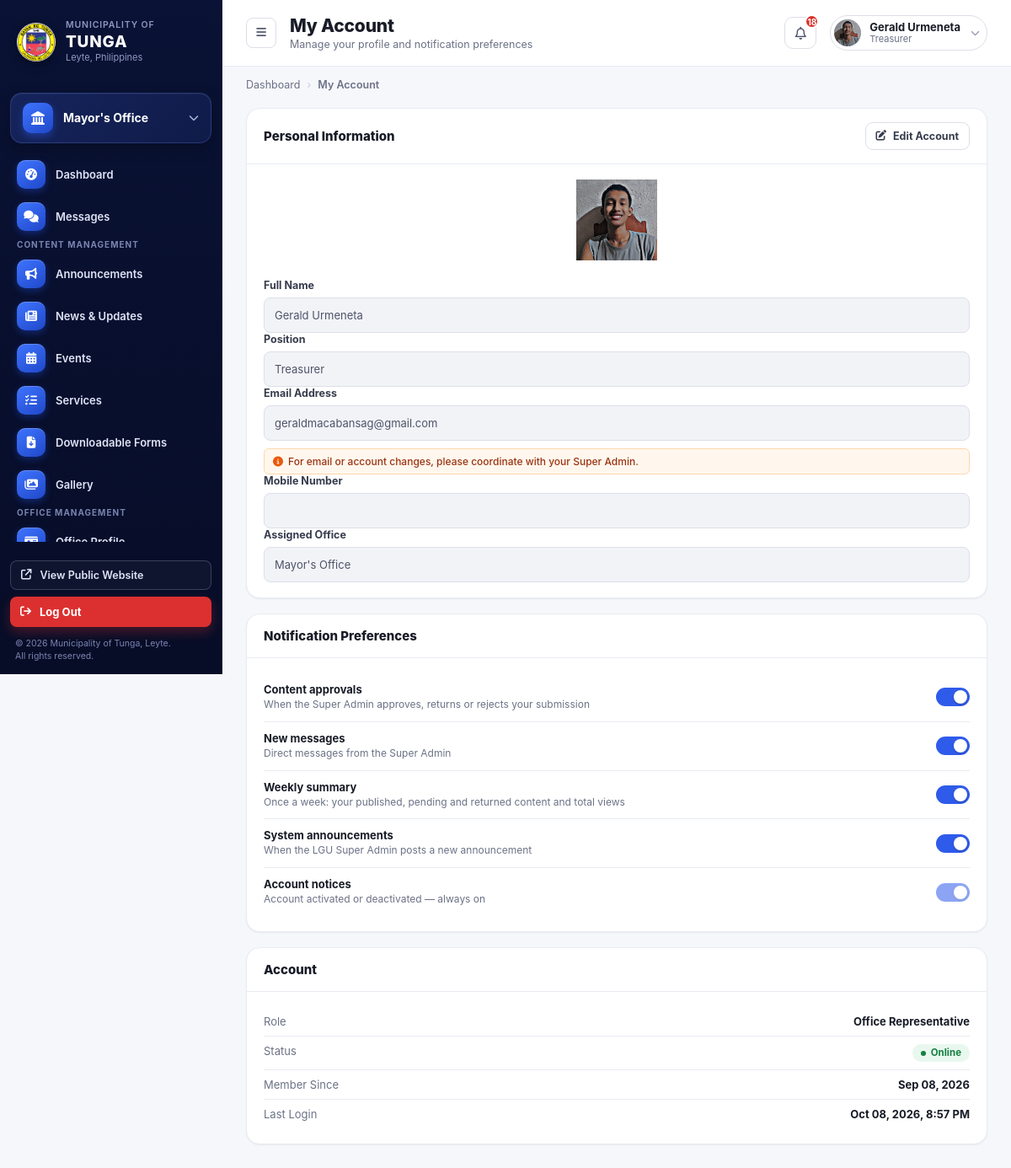
/office-dashboard/office-account (signed in), run on the app's committed database.
### admin_dashboard/models.py (models this page shows, shortened)
class SiteContactInfo(models.Model):
    DEFAULT_TAGLINE = "Abtik na serbisyo, masulong na bungto."
    phone = models.CharField(max_length=50, blank=True)
    phone_local = models.CharField(max_length=50, blank=True)
    email = models.EmailField(blank=True)
    email_secondary = models.EmailField(blank=True)
    address = models.CharField(max_length=255, blank=True)
    facebook_name = models.CharField(max_length=150, blank=True)
    facebook_url = models.URLField(blank=True)
    office_hours = models.CharField(max_length=150, blank=True)
    logo = models.ImageField(upload_to="site/", blank=True, null=True)
    hero_banner = models.ImageField(upload_to="site/", blank=True, null=True)
    site_tagline = models.CharField(max_length=120, default=DEFAULT_TAGLINE, blank=True)
    social_facebook = models.URLField(blank=True)
    social_twitter = models.URLField(blank=True)
    social_instagram = models.URLField(blank=True)
    social_youtube = models.URLField(blank=True)
    show_facebook_footer = models.BooleanField(default=True)
    show_twitter_footer = models.BooleanField(default=True)
    show_instagram_footer = models.BooleanField(default=True)
    show_youtube_footer = models.BooleanField(default=True)
    last_updated = models.DateTimeField(auto_now=True)
    class Meta:
        verbose_name = "Site Contact Information"
        verbose_name_plural = "Site Contact Information"
    @classmethod
    def get_solo(cls):
        obj, _ = cls.objects.get_or_create(pk=1, defaults={
            'phone': '(053) 456 789',
            'phone_local': 'Local 100',
            'email': 'tunga@gmail.com',
            'email_secondary': 'info@tunga.gov.ph',
            'address': '2nd Floor, Municipal Hall, Tunga, Leyte',
            'facebook_name': 'Municipality of Tunga - Official',
            'office_hours': 'Monday – Friday, 8:00 AM – 5:00 PM',
        })
        return obj

### office_dashboard/models.py (models this page shows, shortened)
class OfficeRepresentative(models.Model):
    user = models.OneToOneField(User, on_delete=models.CASCADE, related_name="office_rep")
    office = models.OneToOneField(Office, on_delete=models.CASCADE, related_name="representative")
    position = models.CharField(max_length=100, blank=True)
    mobile_number = models.CharField(max_length=20, blank=True)
    photo = models.ImageField(upload_to="rep_photos/", blank=True, null=True)   # ADD THIS LINE
    notify_approvals = models.BooleanField(default=True)        # submission approved / returned / rejected
    notify_messages = models.BooleanField(default=True)         # new message from the Super Admin
    notify_weekly_summary = models.BooleanField(default=False)  # weekly views & activity digest
    notify_announcements = models.BooleanField(default=True)    # announcements posted by the LGU Super Admin
    last_weekly_summary_at = models.DateTimeField(null=True, blank=True)
    @property
    def unread_notifications_count(self):
        return self.notifications.filter(is_read=False).count()
    @property
    def recent_notifications(self):
        return self.notifications.order_by('-created_at')[:5]

### offices/models.py (models this page shows, shortened)
class Office(models.Model):
    name = models.CharField(max_length=100)
    slug = models.SlugField(unique=True, max_length=150)
    logo = models.ImageField(upload_to="office_logos/", blank=True, null=True)
    about = models.TextField(blank=True)
    description = models.TextField(blank=True)
    head_name = models.CharField(max_length=255, blank=True)
    position_title = models.CharField(max_length=255, blank=True)
    office_hours = models.CharField(max_length=255, blank=True)
    location = models.CharField(max_length=255, blank=True)
    email = models.EmailField(blank=True)
    telephone = models.CharField(max_length=100, blank=True)
    service_pledge = models.TextField(blank=True)
    mandate = models.TextField(blank=True)
    vision = models.TextField(blank=True)
    mission = models.TextField(blank=True)
    goal = models.TextField(blank=True)
    objective = models.TextField(blank=True)
    facebook_url = models.URLField(
        blank=True,
        help_text="Link to this office's official Facebook page, shown as an icon on its public page.",
    )
    twitter_url = models.URLField(
        blank=True,
        help_text="Link to this office's official X (Twitter) page, shown as an icon on its public page.",
    )
    instagram_url = models.URLField(
        blank=True,
        help_text="Link to this office's official Instagram page, shown as an icon on its public page.",
    )
    youtube_url = models.URLField(
        blank=True,
        help_text="Link to this office's official YouTube channel, shown as an icon on its public page.",
    )
    hero_image = models.ImageField(
        upload_to="office_hero/",
        blank=True,
        null=True,
        help_text="Banner image shown at the top of this office's public page. Defaults to the standard municipal hall photo when empty.",
    )
    display_order = models.PositiveIntegerField(default=9999)
    is_visible = models.BooleanField(
        default=True,
        help_text="Uncheck to hide this office from the public Offices page."
    )

### office_dashboard/views.py (the view, shortened to what this page needs)
# urls.py: path('office-account', views.my_account, name='account'),
@office_rep_required
def my_account(request, rep):
    return render(request, "office_dashboard/my-account.html", {"rep": rep})

### templates/office_dashboard/my-account.html (shortened to what this page needs)
{% extends "representative_dashboard_base.html" %}
{% load static %}
{% block body_page %}my-account{% endblock %}
{% block content %}
  <div class="main">
    <header class="topbar">
      <div class="topbar-left">
        <button class="menu-btn" onclick="document.getElementById('sidebar').classList.toggle('open')"><i class="fa-solid fa-bars"></i></button>
        <div class="page-heading">
          <h1>My Account</h1>
          <p>Manage your profile and notification preferences</p>
        </div>
      </div>
      <div class="topbar-right">
        <button class="icon-button" id="notifBellBtn" type="button" aria-haspopup="true" aria-expanded="false"><i class="fa-regular fa-bell"></i>{% if rep.unread_notifications_count > 0 %}<span class="dot">{{ rep.unread_notifications_count }}</span>{% endif %}</button>
        <div class="user-chip">
          <img src="{% if rep.photo %}{{ rep.photo.url }}{% else %}{% static 'images/icon/profile_logo.jpeg' %}{% endif %}" alt="">
          <div class="who"><div class="name">{{ rep.user.get_full_name|default:rep.user.username }}</div><div class="role">{{ rep.position|default:"Office Representative" }}</div></div>
          <i class="fa-solid fa-chevron-down chev"></i>
        </div>
      </div>
    </header>
    <nav class="breadcrumbs">
      <span>Dashboard</span><span class="sep">›</span><span class="current">My Account</span>
    </nav>
    <main class="content">
      <div class="grid-3">
    <section class="panel">
      <div class="panel-header">
        <h2>Personal Information</h2>
        <button class="btn btn-secondary btn-sm" id="edit-account-btn"><i class="fa-solid fa-pen-to-square"></i> Edit Account</button>
      </div>
      <div class="panel-body" id="account-view-mode">
        <div class="avatar-upload" style="margin-bottom:22px;text-align:center;">
          <img src="{% if rep.photo %}{{ rep.photo.url }}{% else %}{% static 'images/icon/profile_logo.jpeg' %}{% endif %}" alt="" style="width:96px;height:96px;object-fit:cover;display:block;margin:0 auto;">
        </div>
        <div class="form-grid">
          <div class="form-group">
            <label class="form-label">Full Name</label>
            <input class="form-input" type="text" value="{{ rep.user.get_full_name }}" disabled>
          </div>
          <div class="form-group">
            <label class="form-label">Position</label>
            <input class="form-input" type="text" value="{{ rep.position }}" disabled>
          </div>
          <div class="form-group">
            <label class="form-label">Email Address</label>
            <input class="form-input" type="text" value="{{ rep.user.email }}" disabled>
            <div class="form-hint form-hint--notice"><i class="fa-solid fa-circle-info"></i> For email or account changes, please coordinate with your Super Admin.</div>
          </div>
          <div class="form-group">
            <label class="form-label">Mobile Number</label>
            <input class="form-input" type="text" value="{{ rep.mobile_number }}" disabled>
          </div>
          <div class="form-group full">
            <label class="form-label">Assigned Office</label>
            <input class="form-input" type="text" value="{{ rep.office.name }}" disabled>
          </div>
        </div>
      </div>
    </section>
        <div class="stack">
          <section class="panel">
            <div class="panel-header"><h2>Notification Preferences</h2></div>
            <div class="panel-body" id="notifPrefs" data-url="{% url 'office_dashboard:notification_prefs' %}">
              <div class="toggle-row"><div><strong>Content approvals</strong><span class="d">When the Super Admin approves, returns or rejects your submission</span></div><label class="toggle"><input type="checkbox" data-pref="approvals"{% if rep.notify_approvals %} checked{% endif %}><span class="slider"></span></label></div>
              <div class="toggle-row"><div><strong>New messages</strong><span class="d">Direct messages from the Super Admin</span></div><label class="toggle"><span class="slider"></span></label></div>
              <div class="toggle-row"><div><strong>Weekly summary</strong><span class="d">Once a week: your published, pending and returned content and total views</span></div><label class="toggle"><span class="slider"></span></label></div>
              <div class="toggle-row"><div><strong>System announcements</strong><span class="d">When the LGU Super Admin posts a new announcement</span></div><label class="toggle"><span class="slider"></span></label></div>
              <div class="toggle-row is-locked"><div><strong>Account notices</strong><span class="d">Account activated or deactivated — always on</span></div><label class="toggle"><input type="checkbox" checked disabled><span class="slider"></span></label></div>
            </div>
          </section>
          <section class="panel">
            <div class="panel-header"><h2>Account</h2></div>
            <div class="panel-body">
              <div class="info-row"><span class="k">Role</span><span class="v">Office Representative</span></div>
              <div class="info-row"><span class="k">Status</span><span class="v"><span class="badge badge-green">Online</span></span></div>
              <div class="info-row"><span class="k">Member Since</span><span class="v">{{ rep.user.date_joined|date:"M d, Y" }}</span></div>
              <div class="info-row" style="border-bottom:none;"><span class="k">Last Login</span><span class="v">{{ rep.user.last_login|date:"M d, Y, g:i A"|default:"—" }}</span></div>
            </div>
          </section>
        </div>
      </div>
    </main>
  </div>
</div>
{% endblock %}

### templates/representative_dashboard_base.html (shortened to what this page needs)
<!DOCTYPE html>
{% load static message_tags %}
<html lang="en">
<head>
<link rel="stylesheet" href="{% static 'css/office_rep_style.css' %}">
<link rel="stylesheet" href="https://cdnjs.cloudflare.com/ajax/libs/font-awesome/6.5.1/css/all.min.css">
</head>
<body data-page="{% block body_page %}dashboard{% endblock %}">
<div class="app-shell">
  <aside class="sidebar sidebar--rep" id="sidebar">
    <div class="sidebar-brand">
      <img src="{% if site_contact.logo %}{{ site_contact.logo.url }}{% else %}{% static 'images/tunga_leyte_logo.png' %}{% endif %}" alt="Municipality of Tunga" class="sidebar-logo">
      <div class="sidebar-brand-text">
        <div class="muni">Municipality of</div>
        <div class="name">TUNGA</div>
        <div class="place">Leyte, Philippines</div>
      </div>
    </div>
    <div class="office-switcher">
      <span class="icon"><i class="fa-solid fa-landmark"></i></span>
      <span class="label">{{ rep.office.name }}</span>
      <i class="fa-solid fa-chevron-down chev"></i>
    </div>
    <div class="sidebar-nav" id="sidebarNav">
    <ul>
      {% url 'office_dashboard:dashboard' as dashboard_url %}
      <li class="nav-item{% if request.path == dashboard_url %} active{% endif %}"><a href="{% url 'office_dashboard:dashboard' %}" style="display:flex;align-items:center;gap:11px;width:100%;color:inherit;"><span class="glyph"><i class="fa-solid fa-gauge-high"></i></span> Dashboard</a></li>
      {% url 'office_dashboard:messages' as messages_url %}
      {% unread_messages request as msg_unread %}
      <li class="nav-item{% if request.path == messages_url %} active{% endif %}">
        <a href="{{ messages_url }}" style="display:flex;align-items:center;gap:11px;width:100%;color:inherit;"><span class="glyph"><i class="fa-solid fa-comments"></i></span> Messages</a>
      </li>
    </ul>
    <ul>
      <li class="nav-section-title">Content Management</li>
      {% url 'office_dashboard:rep_announce' as announce_url %}
      <li class="nav-item{% if request.path == announce_url %} active{% endif %}"><a href="{{ announce_url }}" style="display:flex;align-items:center;gap:11px;width:100%;color:inherit;"><span class="glyph"><i class="fa-solid fa-bullhorn"></i></span> Announcements</a></li>
      {% url 'office_dashboard:news_update' as news_url %}
      <li class="nav-item{% if request.path == news_url %} active{% endif %}"><a href="{{ news_url }}" style="display:flex;align-items:center;gap:11px;width:100%;color:inherit;"><span class="glyph"><i class="fa-solid fa-newspaper"></i></span> News &amp; Updates</a></li>
      {% url 'office_dashboard:event' as event_url %}
      <li class="nav-item{% if request.path == event_url %} active{% endif %}"><a href="{{ event_url }}" style="display:flex;align-items:center;gap:11px;width:100%;color:inherit;"><span class="glyph"><i class="fa-solid fa-calendar-days"></i></span> Events</a></li>
      {% url 'office_dashboard:services' as services_url %}
      <li class="nav-item{% if request.path == services_url %} active{% endif %}"><a href="{{ services_url }}" style="display:flex;align-items:center;gap:11px;width:100%;color:inherit;"><span class="glyph"><i class="fa-solid fa-list-check"></i></span> Services</a></li>
      {% url 'office_dashboard:downloadable_form' as forms_url %}
      <li class="nav-item{% if request.path == forms_url %} active{% endif %}"><a href="{{ forms_url }}" style="display:flex;align-items:center;gap:11px;width:100%;color:inherit;"><span class="glyph"><i class="fa-solid fa-file-arrow-down"></i></span> Downloadable Forms</a></li>
      {% url 'office_dashboard:gallery' as gallery_url %}
      <li class="nav-item{% if request.path == gallery_url %} active{% endif %}"><a href="{{ gallery_url }}" style="display:flex;align-items:center;gap:11px;width:100%;color:inherit;"><span class="glyph"><i class="fa-solid fa-images"></i></span> Gallery</a></li>
    </ul>
    <ul>
      <li class="nav-section-title">Office Management</li>
      {% url 'office_dashboard:profile' as profile_url %}
      <li class="nav-item{% if request.path == profile_url %} active{% endif %}"><a href="{{ profile_url }}" style="display:flex;align-items:center;gap:11px;width:100%;color:inherit;"><span class="glyph"><i class="fa-solid fa-id-card"></i></span> Office Profile</a></li>
      {% url 'office_dashboard:location' as location_url %}
      {% url 'office_dashboard:page_settings' as page_settings_url %}
      {% url 'office_dashboard:org_chart' as org_chart_url %}
    </ul>
      {% url 'office_dashboard:account' as account_url %}
      {% url 'office_dashboard:change_pass' as changepass_url %}
      {% url 'office_dashboard:notification' as notif_url %}
      {% url 'office_dashboard:log' as log_url %}
    </div>
    <div class="sidebar-footer">
      <a href="{% url 'home' %}" class="sidebar-view-site" style="color:inherit;" target="_blank"><i class="fa-solid fa-arrow-up-right-from-square"></i> View Public Website</a>
      <a class="sidebar-logout"><i class="fa-solid fa-arrow-right-from-bracket"></i> Log Out</a>
    </div>
    <div class="sidebar-copy">© 2026 Municipality of Tunga, Leyte.<br>All rights reserved.</div>
  </aside>
    {% block content %}
    {% endblock %}
</body>
</html>

### data on the page
SiteContactInfo: logo (picture)
OfficeRepresentative: office.name "Mayor's Office", unread_notifications_count "18", photo (picture), user.get_full_name "Gerald Urmeneta", position "Treasurer", user.email "geraldmacabansag@gmail.com", user.date_joined "Sep 08, 2026", user.last_login "Oct 08, 2026, 8:57 PM"
